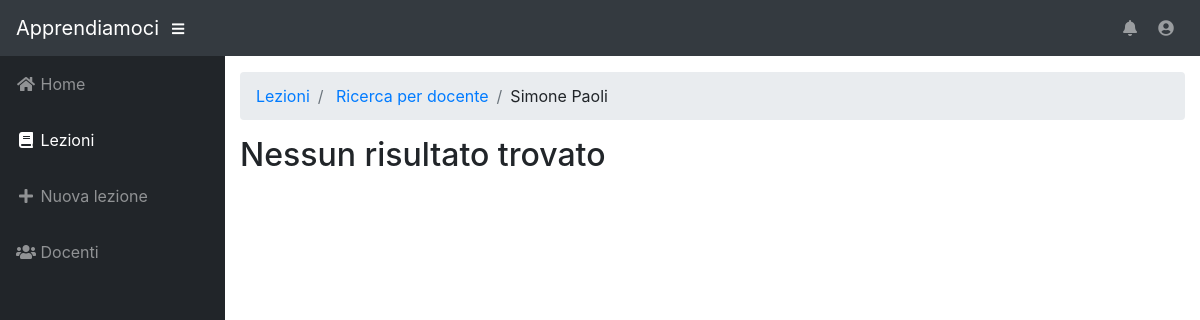
The page /lezioni/?utente=8 (signed in) on the database as committed earlier.
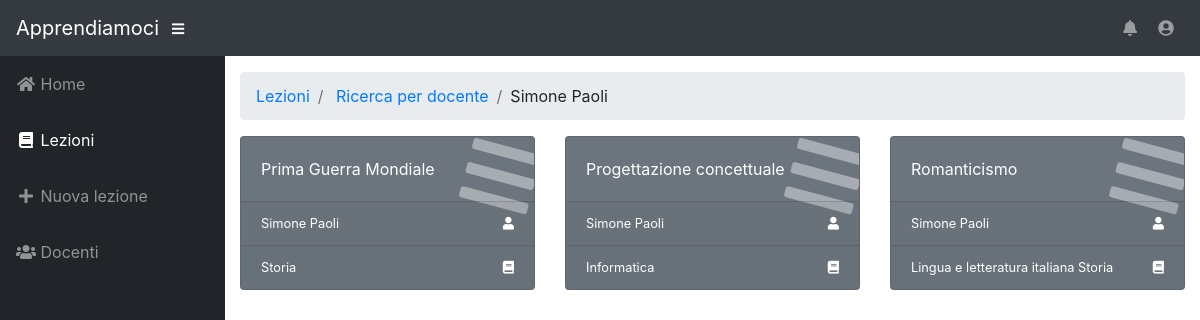
The same page on the database as committed later.
### tables this page shows
CREATE TABLE `utenti` (
  `id` int(15) NOT NULL AUTO_INCREMENT,
  `email` varchar(30) NOT NULL,
  `password` varchar(40) NOT NULL,
  `nome` varchar(20) NOT NULL,
  `cognome` varchar(20) NOT NULL,
  `domandaSicurezza` varchar(100),
  `rispostaSicurezza` varchar(20),
  `tipo` ENUM('studente', 'professore', 'admin') DEFAULT 'studente',
  `avatar` varchar(100),
  `aiuti` BOOLEAN DEFAULT 1,
  PRIMARY KEY (`id`),
  UNIQUE KEY (`email`)
);

CREATE TABLE `lezioni` (
  `id` int(15) NOT NULL AUTO_INCREMENT,
  `idUtente` int(15),
  `titolo` varchar(40) NOT NULL,
  `data` datetime NOT NULL,
  `note` varchar(150),
  PRIMARY KEY (`id`),
  UNIQUE (`idUtente`, `titolo`),
  FOREIGN KEY (`idUtente`)
    REFERENCES `utenti` (`id`)
);

CREATE TABLE `materieDiLezioni` (
  `id` int(15) NOT NULL AUTO_INCREMENT,
  `idLezione` int(15),
  `idMateria` int(15),
  PRIMARY KEY (`id`),
  FOREIGN KEY (`idLezione`)
    REFERENCES `lezioni` (`id`)
    ON DELETE CASCADE,
  FOREIGN KEY (`idMateria`)
    REFERENCES `materie` (`id`)
);

CREATE TABLE `materie` (
  `id` int(15) NOT NULL AUTO_INCREMENT,
  `titolo` varchar(50),
  PRIMARY KEY (`id`)
);

### src/connection.php (called while the page is built, shortened)
<?php
  function query($sql){
    $conn = new mysqli("localhost", "root", "", "apprendiamo");
    $tabella = array();
    $result = $conn->query($sql);
    if (isset($result->num_rows)){
      if ($result->num_rows == 0) {
        return $tabella;
      } else while($row = $result->fetch_assoc()){
        array_push($tabella, $row);
      }
      return $tabella;
    } else {
      $conn->close();
    }
  }
?>

### src/lezioni/wrapper.php (the view, shortened to what this page needs)
<div id="wrapper">
  <?php $title="lezioni" ?>
  <?php include '../wrapper_head.php' ?>
  <?php
    $nessunaRicerca = false;
    $lezioni = array();
    if (isset($_GET['utente'])) {
      $lezioni = query("SELECT lezioni.id, lezioni.titolo, utenti.nome, utenti.cognome
                  		  FROM lezioni,utenti
                  		  WHERE idUtente=" . $_GET['utente'].
                          " AND utenti.id=lezioni.idUtente;");
    } elseif (isset($_GET['materia'])) {
	    $lezioni = query("SELECT lezioni.id, lezioni.titolo, utenti.nome, utenti.cognome
                			FROM lezioni, materiedilezioni, utenti
                			WHERE materiedilezioni.idMateria=" . $_GET['materia'] .
                      " AND lezioni.id=materiedilezioni.idLezione
                        AND utenti.id=lezioni.idUtente;");
    } else {
      $nessunaRicerca = true;
    }
  ?>
  <div id="content-wrapper">
    <div class="container-fluid">
      <ol class="breadcrumb">
        <li class="breadcrumb-item">
          <a href="../filtra/">Lezioni</a>
        </li>
        <?php if (isset($_GET['utente'])): ?>
          <?php $utente = query("SELECT * FROM utenti WHERE id=".$_GET['utente'])[0] ?>
          <li class="breadcrumb-item">
            <a href="../filtraDocenti/">Ricerca per docente</a>
          </li>
          <li class="breadcrumb-item"><?php echo $utente['nome']." ".$utente['cognome'] ?></li>
        </ol>
      <?php endif; ?>
      <div class="row">
        <?php if ($lezioni): ?>
          <?php foreach ($lezioni as $lezione): ?>
            <div class="col-xl-4 col-sm-4 mb-3" onclick="window.location='../lezione/?id=<?php echo $lezione['id'] ?>'">
              <div class="card text-white bg-secondary o-hidden h-100" onmouseover="hover(this)" onmouseleave="leave(this)">
                <div class="card-body">
                  <div class="card-body-icon">
                    <i class="fas fa-fw fa-bars"></i>
                  </div>
                  <div class="mr-5"><?php echo $lezione['titolo'] ?></div>
                </div>
                <a class="card-footer text-white clearfix small z-1" href="../lezione/?id=<?php echo $lezione['id'] ?>">
                  <span class="float-left"><?php echo $lezione['nome']." ".$lezione['cognome'] ?></span>
                  <span class="float-right">
                    <i class="fas fa-user"></i>
                  </span>
                </a>
                <?php $materie = query("SELECT * FROM materie, materiedilezioni WHERE materiedilezioni.idLezione=".$lezione['id']." AND materie.id=materiedilezioni.idMateria") ?>
                <a class="card-footer text-white clearfix small z-1" href="../lezione/?id=<?php echo $lezione['id'] ?>">
                  <span class="float-left">
                    <?php if ($materie): ?>
                      <?php foreach ($materie as $materia): ?>
                        <?php echo $materia['titolo'] ?>
                      <?php endforeach; ?>
                      <?php else: ?>
                        Nessuna materia
                    <?php endif; ?>
                  </span>
                  <span class="float-right">
                    <i class="fas fa-book"></i>
                  </span>
                </a>
              </div>
            </div>
          <?php endforeach; ?>
        <?php else: ?>
          <div class="col">
            <?php if ($nessunaRicerca): ?>
            <?php else: ?>
              <h2>Nessun risultato trovato</h2>
            <?php endif; ?>
          </div>
        <?php endif; ?>
      </div>
    </div>
  </div>
</div>

### src/lezioni/index.php (shortened to what this page needs)
<!DOCTYPE html>
<html lang="en" dir="ltr">
  <head>
  </head>
  <body>
    <?php include '../nav.php' ?>
    <?php include 'wrapper.php' ?>
  </body>
</html>

### src/nav.php (shortened to what this page needs)
<?php include 'connection.php' ?>
<nav class="navbar navbar-expand navbar-dark bg-dark static-top">
  <a class="navbar-brand mr-1" href="../index.php">Apprendiamoci</a>
  <button class="btn btn-link btn-sm text-white order-1 order-sm-0" id="sidebarToggle" href="#">
    <i class="fas fa-bars"></i>
  </button>
  <ul class="navbar-nav ml-auto ml-md-0">
    <li class="nav-item dropdown no-arrow">
      <a class="nav-link dropdown-toggle" href="#" id="notificheDropDown" role="button" data-toggle="dropdown" aria-haspopup="true" aria-expanded="false">
        <i class="fas fa-bell fa-fw"></i>
      </a>
    </li>
    <li class="nav-item dropdown no-arrow">
      <a class="nav-link dropdown-toggle" href="#" id="userDropdown" role="button" data-toggle="dropdown" aria-haspopup="true" aria-expanded="false">
        <i class="fas fa-user-circle fa-fw"></i>
      </a>
    </li>
  </ul>
</nav>

### src/wrapper_head.php (shortened to what this page needs)
<ul class="sidebar navbar-nav">
  <li class="nav-item <?php if ($title=='home') echo 'active'?>">
    <a class="nav-link" href="../home">
      <i class="fas fa-fw fa-home"></i>
      <span>Home</span>
    </a>
  </li>
  <li class="nav-item <?php if ($title=='lezioni') echo 'active'?>">
    <?php if ($title=='lezioni'): ?>
      <a class="nav-link" href="#" id="pagesDropdown" role="button" data-toggle="dropdown" aria-haspopup="true" aria-expanded="false" >
    <?php else: ?>
        <a class="nav-link" href="../filtra/">
    <?php endif; ?>
      <i class="fas fa-fw fa-book"></i>
      <span>Lezioni</span>
    </a>
  </li>
  <?php if ($_SESSION['user_type'] == 'studente'): ?>
  <?php else: ?>
    <li class="nav-item <?php if ($title=='nuovaLezione') echo 'active'?>">
      <a class="nav-link" href="../nuovaLezione/">
        <i class="fas fa-fw fa-plus"></i>
        <span>Nuova lezione</span>
      </a>
    </li>
  <?php endif; ?>
  <li class="nav-item <?php if ($title=='docenti') echo 'active'?>">
    <a class="nav-link" href="../docenti" id="pagesDropdown">
      <i class="fas fa-fw fa-users"></i>
      <span>Docenti</span>
    </a>
  </li>
</ul>

Rows that differ between the two databases and show on the page:
added lezioni: titolo "Prima Guerra Mondiale", idUtente.nome "Simone", idUtente.cognome "Paoli"
added materiedilezioni: idMateria.titolo "Storia", shown under "Prima Guerra Mondiale"
added lezioni: titolo "Progettazione concettuale", idUtente.nome "Simone", idUtente.cognome "Paoli"
added materiedilezioni: idMateria.titolo "Informatica", shown under "Progettazione concettuale"
added lezioni: titolo "Romanticismo", idUtente.nome "Simone", idUtente.cognome "Paoli"
added materiedilezioni: idMateria.titolo "Lingua e letteratura italiana", shown under "Romanticismo"
added materiedilezioni: idMateria.titolo "Storia", shown under "Romanticismo"
Other text that changed with them:
text no longer shown: "Nessun risultato trovato"
